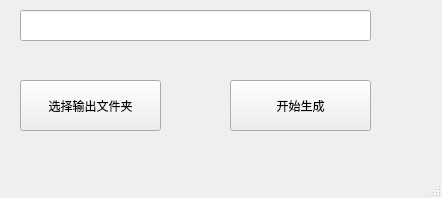
<?xml version="1.0" encoding="UTF-8"?>
<ui version="4.0">
 <class>qrgenter</class>
 <widget class="QMainWindow" name="qrgenter">
  <property name="geometry">
   <rect>
    <x>0</x>
    <y>0</y>
    <width>442</width>
    <height>198</height>
   </rect>
  </property>
  <property name="windowTitle">
   <string>二维码生成器</string>
  </property>
  <widget class="QWidget" name="centralwidget">
   <widget class="QPushButton" name="gen_Button">
    <property name="geometry">
     <rect>
      <x>230</x>
      <y>80</y>
      <width>141</width>
      <height>51</height>
     </rect>
    </property>
    <property name="text">
     <string>开始生成</string>
    </property>
   </widget>
   <widget class="QPushButton" name="choseoutputfolder_Button">
    <property name="geometry">
     <rect>
      <x>20</x>
      <y>80</y>
      <width>141</width>
      <height>51</height>
     </rect>
    </property>
    <property name="text">
     <string>选择输出文件夹</string>
    </property>
   </widget>
   <widget class="QLineEdit" name="lineEdit">
    <property name="geometry">
     <rect>
      <x>20</x>
      <y>10</y>
      <width>351</width>
      <height>31</height>
     </rect>
    </property>
    <property name="text">
     <string/>
    </property>
   </widget>
  </widget>
  <widget class="QMenuBar" name="menubar">
   <property name="geometry">
    <rect>
     <x>0</x>
     <y>0</y>
     <width>442</width>
     <height>22</height>
    </rect>
   </property>
  </widget>
  <widget class="QStatusBar" name="statusbar"/>
 </widget>
 <resources/>
 <connections/>
</ui>
